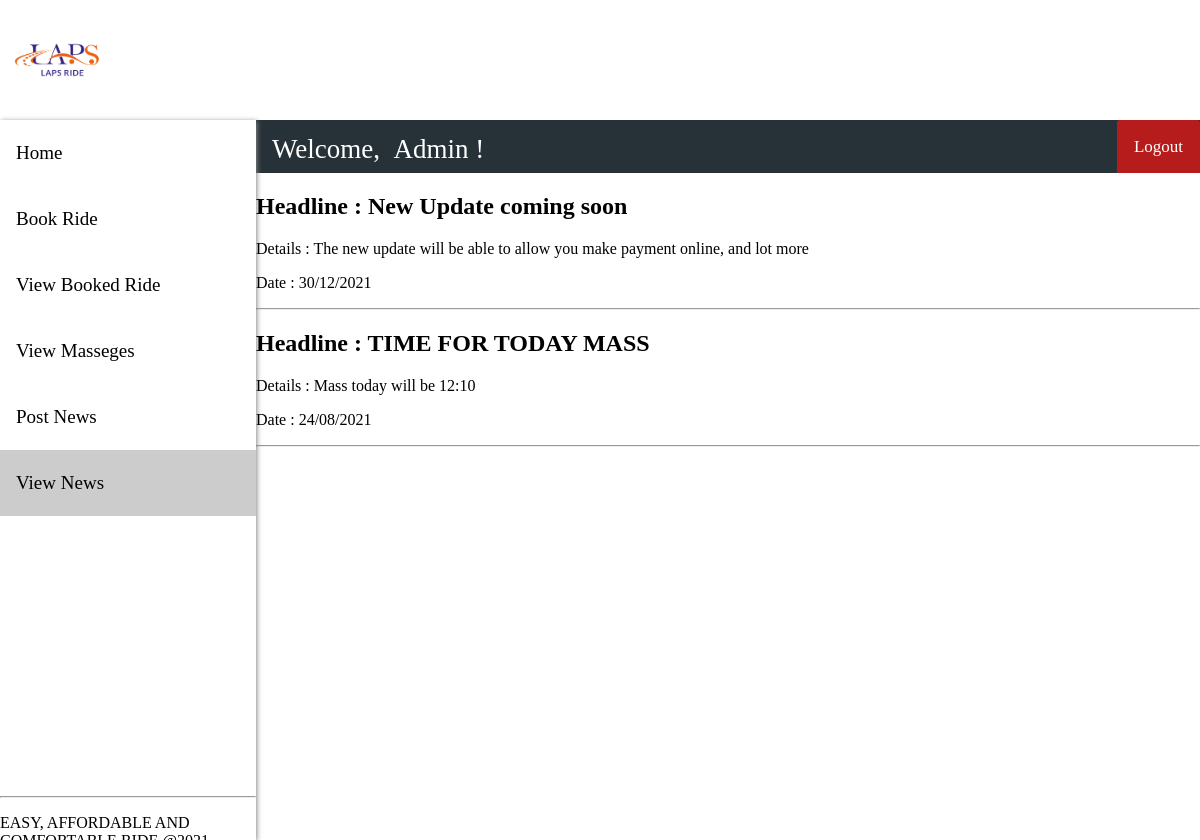
The page /admin/view_news.php (signed in) on the database its author committed.
### tables this page shows
CREATE TABLE `news` (
  `id` int(10) UNSIGNED NOT NULL,
  `title` varchar(40) DEFAULT NULL,
  `created` datetime DEFAULT NULL
);

CREATE TABLE `news_body` (
  `id` int(10) UNSIGNED NOT NULL,
  `body` text DEFAULT NULL
);

### admin/view_news.php (the view, shortened to what this page needs)
<?php
   include "header.php";
    include "admin_sidebar.php";
    include "admin_navbar.php";
    include "connection.php";
?>
<!DOCTYPE html>
<html>
<head>
    <link rel="stylesheet" >
</head>
<body>
    <div class="">
        <?php
            $sql0 = "SELECT id, title, created FROM news ORDER BY created DESC";
            $result = $conn->query($sql0);
            if ($result->num_rows > 0) {
            while($row = $result->fetch_assoc()) {
                $id = $row["id"];
                $sql1 = "SELECT body FROM news_body WHERE id=$id";
                $result1 = $conn->query($sql1); ?>
                <div class="flex-item">
                    <div class="flex-container-title">
                        <h2 id="title"><?php echo "Headline : ". $row["title"] . "<br>"; ?></h2>
                    </div>
                    <div class="flex-container-body">
                        <p id="news_body"><?php while($row1 = $result1->fetch_assoc()) {
                            echo "Details : ". $row1["body"]; } ?></p>
                    </div>
                    <div class="flex-container-title">
                        <p id="date"><?php echo "Date : " .
                            date("d/m/Y", strtotime($row["created"])); ?></p>
                    </div>
                </div>
                <hr>
            <?php }
            } else {
                echo "No news available ! Please post some.";
            }
        ?>
    </div>
</body>
</html>

### admin/css/header_style.css (style rules this page uses)
body { margin: 0; padding: 0; background-color: black; }

### admin/admin_sidebar.php (style rules this page uses)
body { margin: 0; padding: 0; background-color: white; }

### rows shown on the page
news: title "New Update coming soon", created "30/12/2021"
news_body: body "The new update will be able to allow you make payment online, and lot more"
news: title "TIME FOR TODAY MASS", created "24/08/2021"
news_body: body "Mass today will be 12:10"
